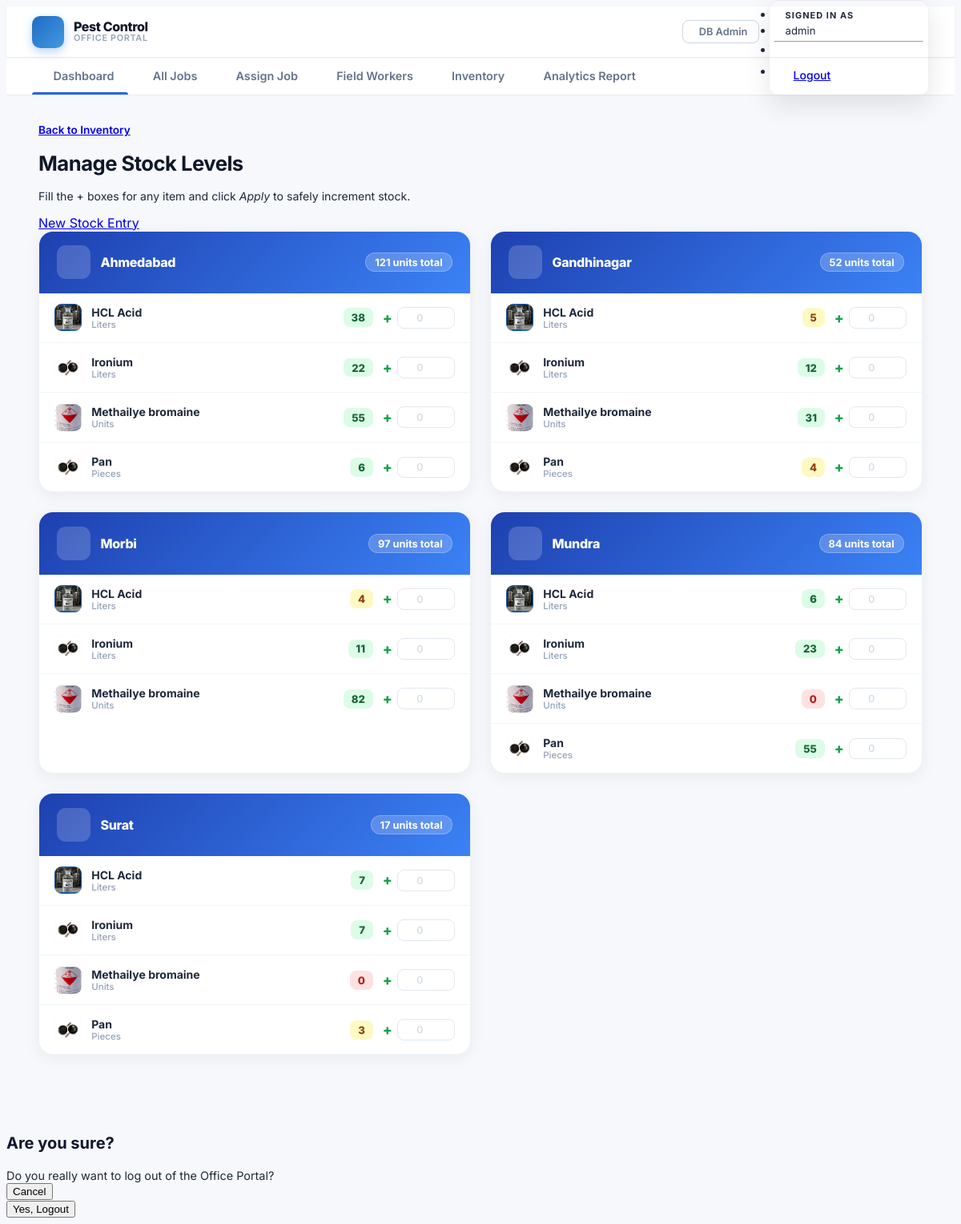
The page /office/inventory/stock/ (signed in) on the database as committed earlier.
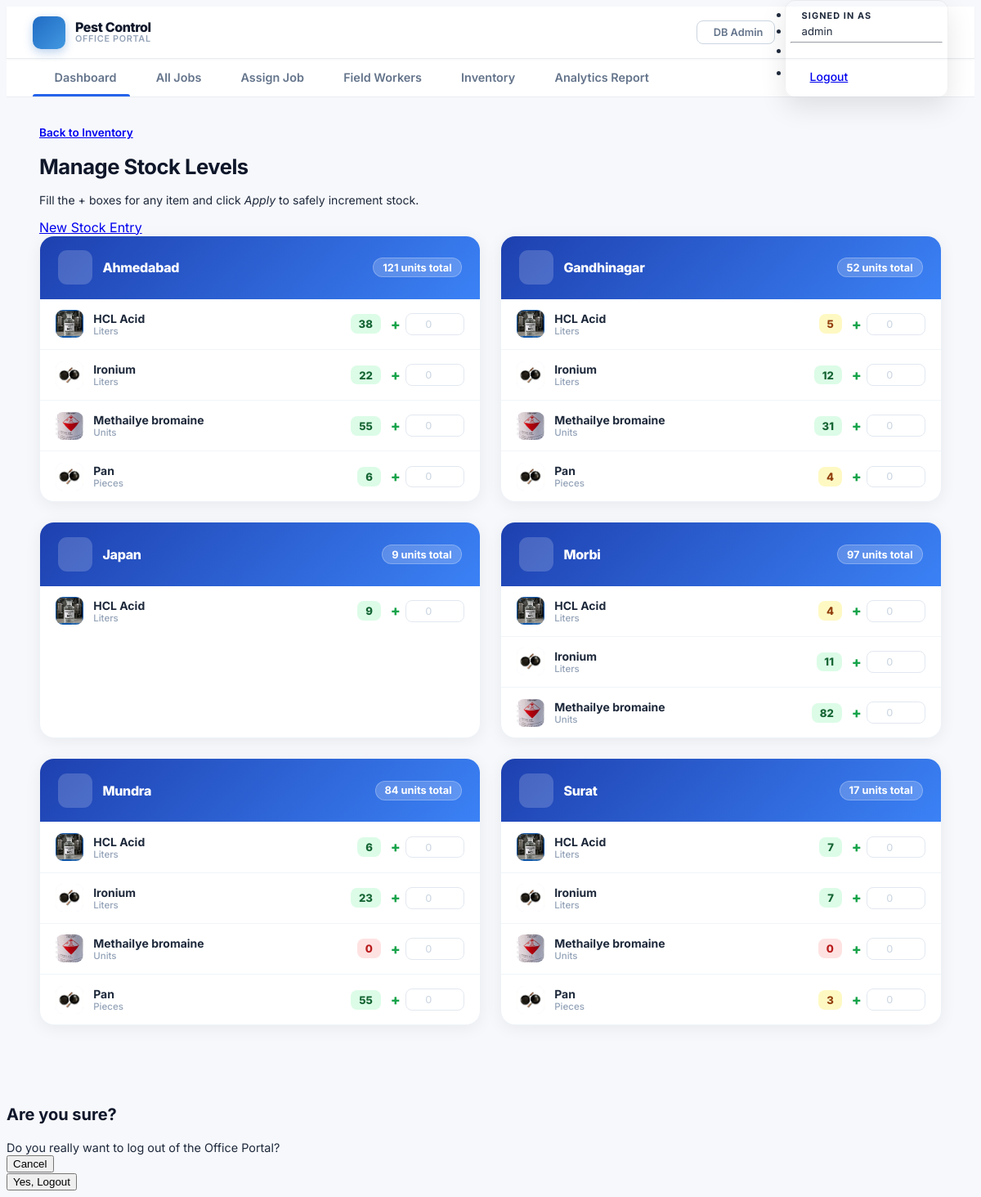
The same page on the database as committed later.
### inventory_app/models.py (models this page shows, shortened)
class WarehouseLocation(models.Model):
    name = models.CharField(
        max_length=100,
        unique=True,
        help_text="Location name, e.g. 'Mundra', 'Ahmedabad'."
    )
    address = models.CharField(
        max_length=300,
        blank=True,
        help_text="Full street address or landmark."
    )
    class Meta:
        ordering = ['name']
        verbose_name = "Warehouse Location"
        verbose_name_plural = "Warehouse Locations"

class StockLevel(models.Model):
    item = models.ForeignKey(
        InventoryItem,
        on_delete=models.CASCADE,
        related_name='stock_levels'
    )
    location = models.ForeignKey(
        WarehouseLocation,
        on_delete=models.CASCADE,
        related_name='stock_levels'
    )
    quantity = models.PositiveIntegerField(
        default=0,
        help_text="Units currently stored at this location."
    )
    class Meta:
        unique_together = ('item', 'location')
        ordering = ['item__name', 'location__name']
        verbose_name = "Stock Level"
        verbose_name_plural = "Stock Levels"

class InventoryItem(models.Model):
    name = models.CharField(max_length=200)
    description = models.TextField(blank=True, null=True)
    image = models.ImageField(
        upload_to='inventory_images/',
        blank=True,
        null=True,
        help_text="Optional image of the chemical/item."
    )
    unit_of_measurement = models.CharField(
        max_length=50,
        choices=UNIT_CHOICES,
        default='Units',
        help_text="Unit of measurement for this item."
    )
    created_at = models.DateTimeField(auto_now_add=True)
    updated_at = models.DateTimeField(auto_now=True)
    class Meta:
        ordering = ['name']
        verbose_name = "Inventory Item"
        verbose_name_plural = "Inventory Items"

### inventory_app/office_views.py (the view, shortened to what this page needs)
# urls.py: path('inventory/stock/', office_views.office_stock_list, name='office_stock_list'),
@staff_required
def office_stock_list(request):
    locations = WarehouseLocation.objects.order_by('name')
    stocks_qs = (
        StockLevel.objects
        .select_related('item', 'location')
        .order_by('location__name', 'item__name')
    )
    from collections import OrderedDict
    grouped = OrderedDict()
    for loc in locations:
        grouped[loc] = []
    for stock in stocks_qs:
        if stock.location in grouped:
            grouped[stock.location].append(stock)
    location_groups = [
        {
            'location': loc,
            'stocks':   stock_list,
            'total':    sum(s.quantity for s in stock_list),
        }
        for loc, stock_list in grouped.items()
    ]
    context = {
        'location_groups': location_groups,
        'page_title':      'Manage Stock Levels',
    }
    return render(request, 'office/office_stock_list.html', context)

### inventory_app/office_views.py (called while the page is built)
def staff_required(view_func):
    @wraps(view_func)
    @login_required(login_url='login')
    def _wrapped(request, *args, **kwargs):
        if not request.user.is_staff:
            messages.error(
                request,
                "Access denied. This portal is restricted to office staff."
            )
            return redirect('job_list')
        return view_func(request, *args, **kwargs)
    return _wrapped

### inventory_app/templates/office/office_stock_list.html (shortened to what this page needs)
{% extends 'office/office_base.html' %}
{% block content %}
<div class="d-flex align-items-start justify-content-between mb-4 flex-wrap gap-3">
  <div>
    <a href="{% url 'office_inventory' %}" class="text-muted text-decoration-none mb-2 d-inline-flex align-items-center gap-1" style="font-size:0.85rem; font-weight:600;">
       Back to Inventory
    </a>
    <h1 class="fw-bold mb-1" style="font-size:1.6rem; color:#0f172a; letter-spacing:-0.5px;">Manage Stock Levels</h1>
    <p class="text-muted mb-0" style="font-size:0.88rem;">
      Fill the <span class="fw-bold text-success">+</span> boxes for any item and click <em>Apply</em> to safely increment stock.
    </p>
  </div>
  <a href="{% url 'office_stock_create' %}" class="btn btn-primary d-flex align-items-center gap-2 rounded-3 fw-bold shadow-sm d-none">
     New Stock Entry
  </a>
</div>
<form method="post" action="{% url 'office_stock_list' %}" id="stock-form">
  {% if location_groups %}
  <div class="loc-grid">
    {% for group in location_groups %}
    <div class="loc-card">
      <div class="loc-card-header">
        <div class="loc-icon"></div>
        <div class="loc-name">{{ group.location.name }}</div>
        <span class="loc-total-badge">
          {{ group.total|floatformat:"0" }} units total
        </span>
      </div>
      {% if group.stocks %}
        {% for stock in group.stocks %}
        <div class="loc-item-row">
          <div class="item-icon-sm">
            {% if stock.item.image %}
              <img src="{{ stock.item.image.url }}" alt="" style="width:100%; height:100%; object-fit:cover; border-radius:9px;">
            {% else %}
              <i class="ti ti-flask"></i>
            {% endif %}
          </div>
          <div class="item-meta">
            <div class="name">{{ stock.item.name }}</div>
            {% if stock.item.unit_of_measurement %}
              <div class="unit">{{ stock.item.unit_of_measurement }}</div>
            {% endif %}
          </div>
          <span class="qty-badge {% if stock.quantity == 0 %}qty-zero{% elif stock.quantity <= 5 %}qty-low{% else %}qty-ok{% endif %}">
            {{ stock.quantity|floatformat:"0" }}
          </span>
          <div class="add-stock-wrap">
            <span class="add-plus">+</span>
            <input
              type="number"
              name="add_stock_to_{{ stock.pk }}"
              class="add-input stock-add-field"
              placeholder="0"
              min="0"
              step="any"
              autocomplete="off"
            >
          </div>
        </div>
        {% endfor %}
      {% else %}
        <div class="loc-empty">
          <i class="ti ti-package-off"></i>
          No items tracked at this location yet.<br>
          <a href="{% url 'office_stock_create' %}?location={{ group.location.pk }}" class="text-primary fw-semibold">Add one →</a>
        </div>
      {% endif %}
    </div>
    {% endfor %}
  </div>
  <div class="apply-bar mt-4">
  </div>
  {% endif %}
</form>
{% endblock %}

Rows that differ between the two databases and show on the page:
added WarehouseLocation: location.name "Japan", total "9"
added StockLevel: item.image (picture), item.name "HCL Acid", item.unit_of_measurement "Liters", quantity "9", shown under "Japan"
